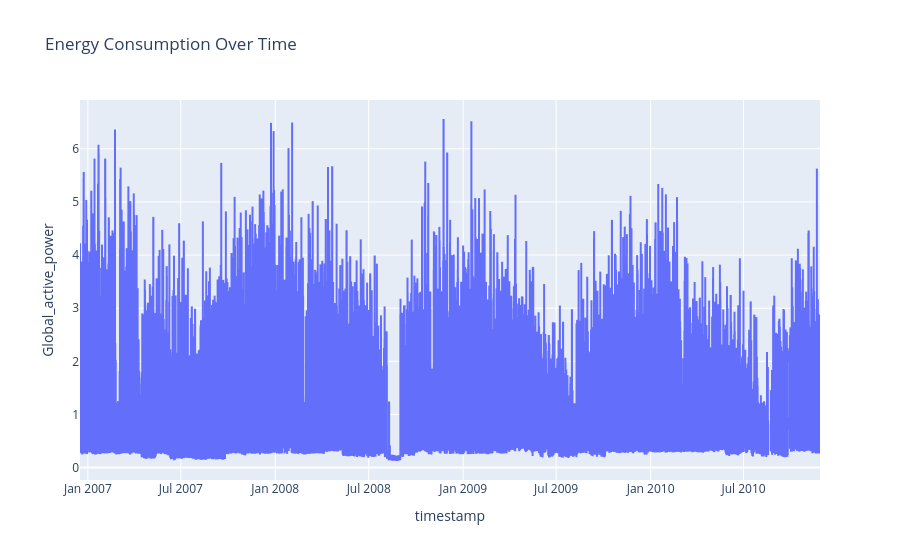

Notebook code for this chart:
### Code cell
fig = px.line(
    hourly_df, 
    x='timestamp', 
    y='Global_active_power',
    title='Energy Consumption Over Time'
)
fig.show()

### Figure 1 — Plotly figure (JSON) as saved in the notebook; plotly's stock layout.template omitted (floating-point values rounded to 4 significant figures; data arrays with more than 128 entries replaced by an {"elided": "..."} marker saying what was removed)
{"data": [{"hovertemplate": "timestamp=%{x}<br>Global_active_power=%{y}<extra></extra>", "legendgroup": "", "line": {"color": "#636efa", "dash": "solid"}, "marker": {"symbol": "circle"}, "mode": "lines", "name": "", "showlegend": false, "type": "scattergl", "x": {"elided": "34589 str values"}, "xaxis": "x", "y": {"elided": "34589 float values"}, "yaxis": "y"}], "layout": {"legend": {"tracegroupgap": 0}, "title": {"text": "Energy Consumption Over Time"}, "xaxis": {"anchor": "y", "domain": [0, 1], "title": {"text": "timestamp"}}, "yaxis": {"anchor": "x", "domain": [0, 1], "title": {"text": "Global_active_power"}}}}
